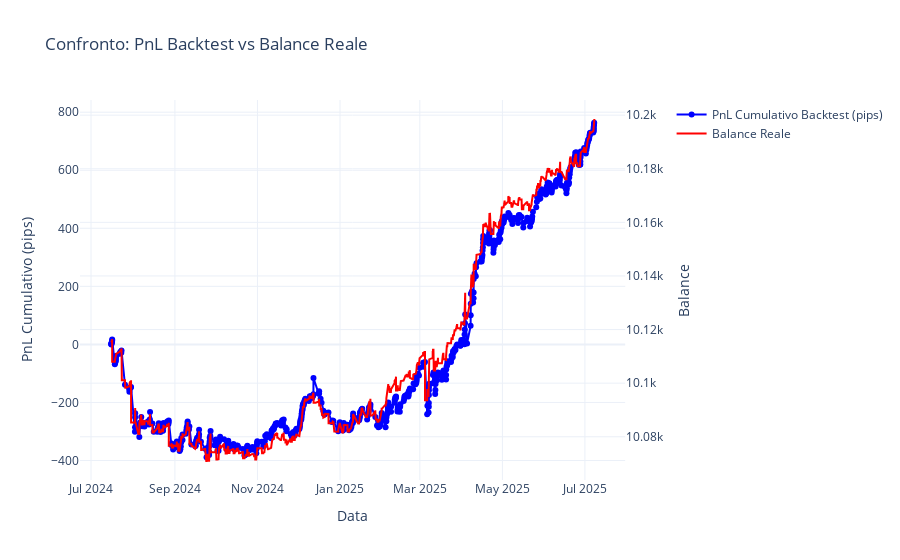

Notebook source saved alongside this figure:
### Code cell
import plotly.graph_objects as go
from plotly.subplots import make_subplots
import pandas as pd

# Controllo se abbiamo risultati di trading da confrontare
if num_trades > 0 and 'results' in locals():
    print("=== CONFRONTO PnL BACKTEST vs BALANCE REALE ===")
    
    # Leggi il file balance
    dft = pd.read_csv('/home/edocame/Desktop/bollingerBands/DATA/eurchf_1440_01.csv',
                      sep='\t', encoding='utf-16')
    
    # Converti l'indice in datetime se non lo è già
    dft['<DATE>'] = pd.to_datetime(dft['<DATE>'])
    dft.set_index('<DATE>', inplace=True)
    
    # Crea DataFrame per i risultati del backtest con timestamp
    trades_df = pd.DataFrame(results, columns=["PnL", "Direzione", "Entry_idx", "Exit_idx"])
    trades_df["PnL_cumulativo"] = trades_df["PnL"].cumsum()
    
    # Associa i timestamp ai trade utilizzando l'indice del DataFrame complete_data
    # Prendi i timestamp degli exit per ogni trade
    timestamps_trades = []
    for trade in results:
        exit_idx = trade[3]  # Exit index
        if exit_idx < len(complete_data):
            timestamp = complete_data.index[exit_idx]
            timestamps_trades.append(timestamp)
        else:
            # Se l'indice è fuori range, usa l'ultimo timestamp disponibile
            timestamp = complete_data.index[-1]
            timestamps_trades.append(timestamp)
    
    trades_df.index = pd.to_datetime(timestamps_trades)
    
    print(f"Periodo backtest: {trades_df.index.min()} - {trades_df.index.max()}")
    print(f"Periodo balance file: {dft.index.min()} - {dft.index.max()}")
    
    # Trova il periodo comune
    start_common = max(trades_df.index.min(), dft.index.min())
    end_common = min(trades_df.index.max(), dft.index.max())
    
    print(f"Periodo comune: {start_common} - {end_common}")
    
    if start_common <= end_common:
        # Filtra entrambi i dataset per il periodo comune
        trades_common = trades_df.loc[start_common:end_common]
        balance_common = dft.loc[start_common:end_common]
        
        # Crea il grafico sovrapposto
        fig = make_subplots(specs=[[{"secondary_y": True}]])
        
        # Aggiungi il PnL cumulativo del backtest
        fig.add_trace(
            go.Scatter(
                x=trades_common.index, 
                y=trades_common['PnL_cumulativo'], 
                mode='lines+markers',
                name='PnL Cumulativo Backtest (pips)',
                line=dict(color='blue', width=2)
            ),
            secondary_y=False,
        )
        
        # Aggiungi il balance del file
        fig.add_trace(
            go.Scatter(
                x=balance_common.index, 
                y=balance_common['<BALANCE>'], 
                mode='lines',
                name='Balance Reale',
                line=dict(color='red', width=2)
            ),
            secondary_y=True,
        )
        
        # Configura gli assi
        fig.update_xaxes(title_text="Data")
        fig.update_yaxes(title_text="PnL Cumulativo (pips)", secondary_y=False)
        fig.update_yaxes(title_text="Balance", secondary_y=True)
        
        fig.update_layout(
            title="Confronto: PnL Backtest vs Balance Reale",
            template='plotly_white',
            hovermode='x unified'
        )
        
        fig.show()
        
        print(f"\\nTrade nel periodo comune: {len(trades_common)}")
        print(f"PnL finale backtest: {trades_common['PnL_cumulativo'].iloc[-1]:.2f} pips")
        print(f"Balance finale reale: {balance_common['<BALANCE>'].iloc[-1]:.2f}")
        
    else:
        print("ERRORE: Non ci sono date in comune tra il backtest e il file balance!")
        
else:
    print("Nessun trade disponibile per il confronto.")

### Figure 1 — Plotly figure (JSON) as saved in the notebook; plotly's stock layout.template omitted (floating-point values rounded to 4 significant figures; data arrays with more than 128 entries replaced by an {"elided": "..."} marker saying what was removed)
{"data": [{"line": {"color": "blue", "width": 2}, "mode": "lines+markers", "name": "PnL Cumulativo Backtest (pips)", "type": "scatter", "x": {"elided": "623 str values"}, "xaxis": "x", "y": {"elided": "623 float values"}, "yaxis": "y"}, {"line": {"color": "red", "width": 2}, "mode": "lines", "name": "Balance Reale", "type": "scatter", "x": {"elided": "1952 str values"}, "xaxis": "x", "y": {"elided": "1952 float values"}, "yaxis": "y2"}], "layout": {"hovermode": "x unified", "title": {"text": "Confronto: PnL Backtest vs Balance Reale"}, "xaxis": {"anchor": "y", "domain": [0, 0.94], "title": {"text": "Data"}}, "yaxis": {"anchor": "x", "domain": [0, 1], "title": {"text": "PnL Cumulativo (pips)"}}, "yaxis2": {"anchor": "x", "overlaying": "y", "side": "right", "title": {"text": "Balance"}}}}
